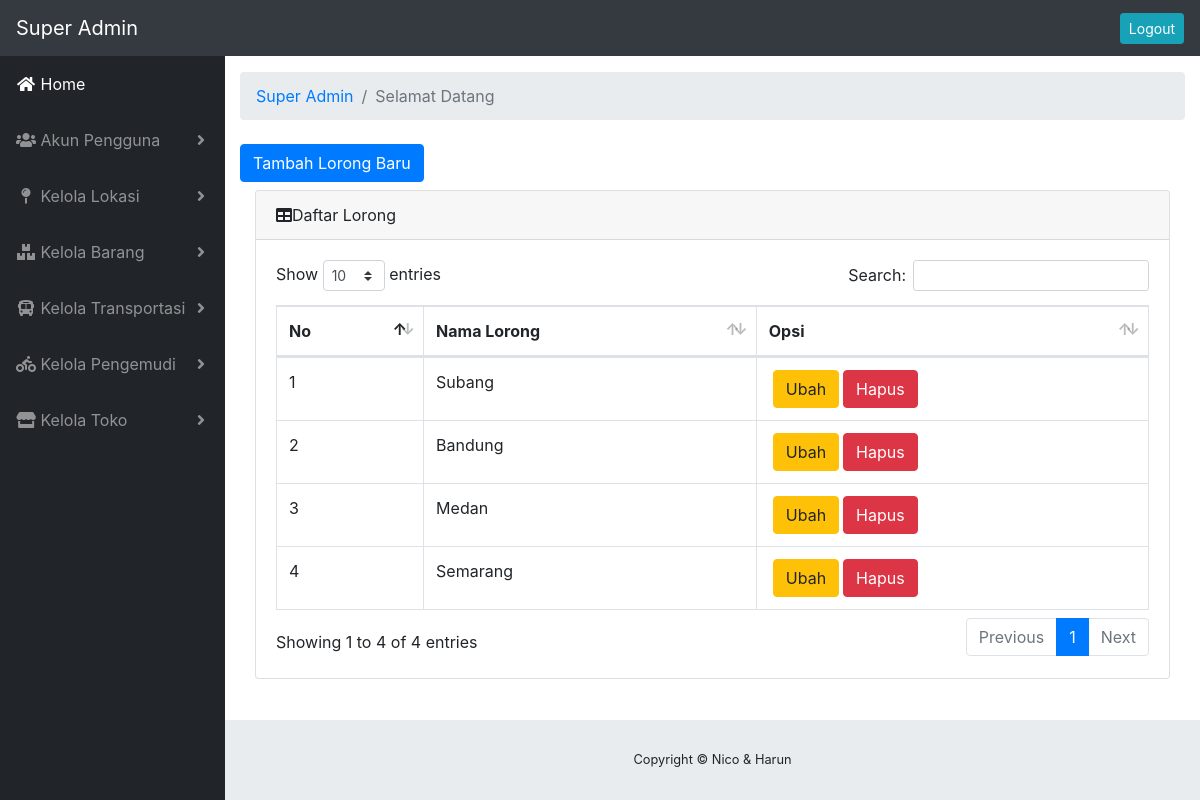
Page /index.php/sa/sa_lokasi/tampil_lorong on the committed database.
### tables this page shows
CREATE TABLE `lorong` (
  `id_lorong` varchar(7) NOT NULL,
  `id_tujuan` varchar(6) NOT NULL,
  `nama_lorong` varchar(50) NOT NULL
);

### application/controllers/sa/sa_lokasi.php (called while the page is built, shortened)
<?php
class sa_lokasi extends CI_Controller
{
    function __construct()
    {
        $this->load->model('lorong');
        $this->load->model('rak');
        $this->load->model('tujuan');
        $this->load->model('asal');
        $this->load->model('kbrg');
    }
    function tampil_lorong()
    {
        $d = [
            'name'      => $this->session->userdata('nama'),
            'lorong'    => $this->lorong->data_lorong()
        ];
        $this->load->view('layouts/sa/header', $d);
        $this->load->view('layouts/sa/navigation');
        $this->load->view('superA/lokasi/lorong/index', $d);
        $this->load->view('layouts/sa/footer');
    }
}

### index.php (called while the page is built, shortened)
<?php
require_once BASEPATH.'core/CodeIgniter.php';

### application/models/lorong.php (called while the page is built, shortened)
<?php
class lorong extends CI_Model
{
    public function data_lorong()
    {
        return $this->db->get('lorong')->result_array();
    }
}

### application/views/superA/lokasi/lorong/index.php (the view, shortened to what this page needs)
<div class="container-fluid">
    <ol class="breadcrumb">
        <li class="breadcrumb-item">
            <a href="<?= site_url('sa/sa_halaman'); ?>">Super Admin</a>
        </li>
        <li class="breadcrumb-item active">Selamat Datang <?= $name; ?></li>
    </ol>
    <div class="row-mx">
        <div class="col-my-6">
            <a href="<?php echo site_url('sa/sa_lokasi/tambah_lorong'); ?>" class="btn btn-primary my-2">Tambah Lorong Baru</a>
        </div>
    </div>
    <div class="container-fluid">
        <div class="card mb-3">
            <div class="card-header"><i class="fas fa-table"></i>Daftar Lorong</div>
            <div class="card-body">
                <div class="table-responsive">
                    <table class="table table-bordered" id="dataTable" width="100%" cellspacing="0">
                        <thead>
                            <tr>
                                <th>No</th>
                                <th>Nama Lorong</th>
                                <th>Opsi</th>
                            </tr>
                        </thead>
                        <tbody>
                            <?php
                            $no = 1;
                            foreach ($lorong as $l) {
                                ?>
                                <tr>
                                    <td><?= $no++ ?></td>
                                    <td><?= $l['nama_lorong'] ?></td>
                                    <td><a href="<?= site_url('sa/sa_lokasi/ubah_lorong/' . $l['id_lorong']); ?>" class="btn btn-warning mx-1">Ubah</a><a href="<?= site_url('sa/sa_lokasi/hapus_lorong/' . $l['id_lorong']); ?>" class="btn btn-danger" onclick="return confirm('Yakin Menghapus Data <?= $l['nama_lorong']; ?>')">Hapus</a></td>
                                </tr>
                            <?php } ?>
                        </tbody>
                    </table>
                </div>
            </div>
        </div>
    </div>

### rows in the picture
lorong: nama_lorong "Subang"
lorong: nama_lorong "Bandung"
lorong: nama_lorong "Medan"
lorong: nama_lorong "Semarang"
